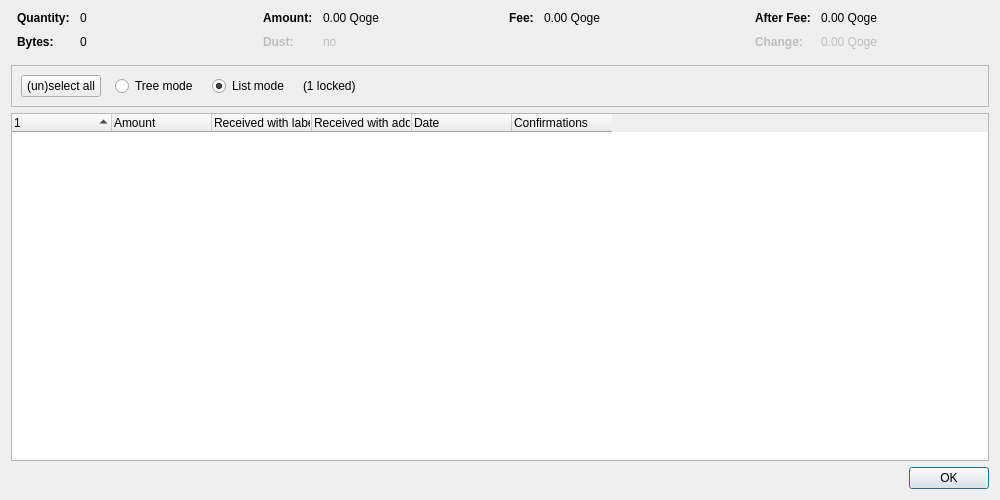
<?xml version="1.0" encoding="UTF-8"?>
<ui version="4.0">
 <class>CoinControlDialog</class>
 <widget class="QDialog" name="CoinControlDialog">
  <property name="geometry">
   <rect>
    <x>0</x>
    <y>0</y>
    <width>1000</width>
    <height>500</height>
   </rect>
  </property>
  <property name="windowTitle">
   <string>Coin Selection</string>
  </property>
  <layout class="QVBoxLayout" name="verticalLayout">
   <item>
    <layout class="QHBoxLayout" name="horizontalLayoutTop" stretch="0,0,0,0">
     <property name="topMargin">
      <number>0</number>
     </property>
     <property name="bottomMargin">
      <number>10</number>
     </property>
     <item>
      <layout class="QFormLayout" name="formLayoutCoinControl1">
       <property name="horizontalSpacing">
        <number>10</number>
       </property>
       <property name="verticalSpacing">
        <number>10</number>
       </property>
       <property name="leftMargin">
        <number>6</number>
       </property>
       <property name="rightMargin">
        <number>6</number>
       </property>
       <item row="0" column="0">
        <widget class="QLabel" name="labelCoinControlQuantityText">
         <property name="font">
          <font>
           <weight>75</weight>
           <bold>true</bold>
          </font>
         </property>
         <property name="text">
          <string>Quantity:</string>
         </property>
        </widget>
       </item>
       <item row="0" column="1">
        <widget class="QLabel" name="labelCoinControlQuantity">
         <property name="cursor">
          <cursorShape>IBeamCursor</cursorShape>
         </property>
         <property name="contextMenuPolicy">
          <enum>Qt::ActionsContextMenu</enum>
         </property>
         <property name="text">
          <string notr="true">0</string>
         </property>
         <property name="textInteractionFlags">
          <set>Qt::LinksAccessibleByMouse|Qt::TextSelectableByKeyboard|Qt::TextSelectableByMouse</set>
         </property>
        </widget>
       </item>
       <item row="1" column="0">
        <widget class="QLabel" name="labelCoinControlBytesText">
         <property name="font">
          <font>
           <weight>75</weight>
           <bold>true</bold>
          </font>
         </property>
         <property name="text">
          <string>Bytes:</string>
         </property>
        </widget>
       </item>
       <item row="1" column="1">
        <widget class="QLabel" name="labelCoinControlBytes">
         <property name="cursor">
          <cursorShape>IBeamCursor</cursorShape>
         </property>
         <property name="contextMenuPolicy">
          <enum>Qt::ActionsContextMenu</enum>
         </property>
         <property name="text">
          <string notr="true">0</string>
         </property>
         <property name="textInteractionFlags">
          <set>Qt::LinksAccessibleByMouse|Qt::TextSelectableByKeyboard|Qt::TextSelectableByMouse</set>
         </property>
        </widget>
       </item>
      </layout>
     </item>
     <item>
      <layout class="QFormLayout" name="formLayoutCoinControl2">
       <property name="horizontalSpacing">
        <number>10</number>
       </property>
       <property name="verticalSpacing">
        <number>10</number>
       </property>
       <property name="leftMargin">
        <number>6</number>
       </property>
       <property name="rightMargin">
        <number>6</number>
       </property>
       <item row="0" column="0">
        <widget class="QLabel" name="labelCoinControlAmountText">
         <property name="font">
          <font>
           <weight>75</weight>
           <bold>true</bold>
          </font>
         </property>
         <property name="text">
          <string>Amount:</string>
         </property>
        </widget>
       </item>
       <item row="0" column="1">
        <widget class="QLabel" name="labelCoinControlAmount">
         <property name="cursor">
          <cursorShape>IBeamCursor</cursorShape>
         </property>
         <property name="contextMenuPolicy">
          <enum>Qt::ActionsContextMenu</enum>
         </property>
         <property name="text">
          <string notr="true">0.00 Qoge</string>
         </property>
         <property name="textInteractionFlags">
          <set>Qt::LinksAccessibleByMouse|Qt::TextSelectableByKeyboard|Qt::TextSelectableByMouse</set>
         </property>
        </widget>
       </item>
       <item row="1" column="0">
        <widget class="QLabel" name="labelCoinControlLowOutputText">
         <property name="enabled">
          <bool>false</bool>
         </property>
         <property name="font">
          <font>
           <weight>75</weight>
           <bold>true</bold>
          </font>
         </property>
         <property name="text">
          <string>Dust:</string>
         </property>
        </widget>
       </item>
       <item row="1" column="1">
        <widget class="QLabel" name="labelCoinControlLowOutput">
         <property name="enabled">
          <bool>false</bool>
         </property>
         <property name="cursor">
          <cursorShape>IBeamCursor</cursorShape>
         </property>
         <property name="contextMenuPolicy">
          <enum>Qt::ActionsContextMenu</enum>
         </property>
         <property name="text">
          <string notr="true">no</string>
         </property>
         <property name="textInteractionFlags">
          <set>Qt::LinksAccessibleByMouse|Qt::TextSelectableByKeyboard|Qt::TextSelectableByMouse</set>
         </property>
        </widget>
       </item>
      </layout>
     </item>
     <item>
      <layout class="QFormLayout" name="formLayoutCoinControl3">
       <property name="horizontalSpacing">
        <number>10</number>
       </property>
       <property name="verticalSpacing">
        <number>10</number>
       </property>
       <property name="leftMargin">
        <number>6</number>
       </property>
       <property name="rightMargin">
        <number>6</number>
       </property>
       <item row="0" column="0">
        <widget class="QLabel" name="labelCoinControlFeeText">
         <property name="font">
          <font>
           <weight>75</weight>
           <bold>true</bold>
          </font>
         </property>
         <property name="text">
          <string>Fee:</string>
         </property>
        </widget>
       </item>
       <item row="0" column="1">
        <widget class="QLabel" name="labelCoinControlFee">
         <property name="cursor">
          <cursorShape>IBeamCursor</cursorShape>
         </property>
         <property name="contextMenuPolicy">
          <enum>Qt::ActionsContextMenu</enum>
         </property>
         <property name="text">
          <string notr="true">0.00 Qoge</string>
         </property>
         <property name="textInteractionFlags">
          <set>Qt::LinksAccessibleByMouse|Qt::TextSelectableByKeyboard|Qt::TextSelectableByMouse</set>
         </property>
        </widget>
       </item>
      </layout>
     </item>
     <item>
      <layout class="QFormLayout" name="formLayoutCoinControl4">
       <property name="horizontalSpacing">
        <number>10</number>
       </property>
       <property name="verticalSpacing">
        <number>10</number>
       </property>
       <property name="leftMargin">
        <number>6</number>
       </property>
       <property name="rightMargin">
        <number>6</number>
       </property>
       <item row="0" column="0">
        <widget class="QLabel" name="labelCoinControlAfterFeeText">
         <property name="font">
          <font>
           <weight>75</weight>
           <bold>true</bold>
          </font>
         </property>
         <property name="text">
          <string>After Fee:</string>
         </property>
        </widget>
       </item>
       <item row="0" column="1">
        <widget class="QLabel" name="labelCoinControlAfterFee">
         <property name="cursor">
          <cursorShape>IBeamCursor</cursorShape>
         </property>
         <property name="contextMenuPolicy">
          <enum>Qt::ActionsContextMenu</enum>
         </property>
         <property name="text">
          <string notr="true">0.00 Qoge</string>
         </property>
         <property name="textInteractionFlags">
          <set>Qt::LinksAccessibleByMouse|Qt::TextSelectableByKeyboard|Qt::TextSelectableByMouse</set>
         </property>
        </widget>
       </item>
       <item row="1" column="0">
        <widget class="QLabel" name="labelCoinControlChangeText">
         <property name="enabled">
          <bool>false</bool>
         </property>
         <property name="font">
          <font>
           <weight>75</weight>
           <bold>true</bold>
          </font>
         </property>
         <property name="text">
          <string>Change:</string>
         </property>
        </widget>
       </item>
       <item row="1" column="1">
        <widget class="QLabel" name="labelCoinControlChange">
         <property name="enabled">
          <bool>false</bool>
         </property>
         <property name="cursor">
          <cursorShape>IBeamCursor</cursorShape>
         </property>
         <property name="contextMenuPolicy">
          <enum>Qt::ActionsContextMenu</enum>
         </property>
         <property name="text">
          <string notr="true">0.00 Qoge</string>
         </property>
         <property name="textInteractionFlags">
          <set>Qt::LinksAccessibleByMouse|Qt::TextSelectableByKeyboard|Qt::TextSelectableByMouse</set>
         </property>
        </widget>
       </item>
      </layout>
     </item>
    </layout>
   </item>
   <item>
    <widget class="QFrame" name="frame">
     <property name="minimumSize">
      <size>
       <width>0</width>
       <height>40</height>
      </size>
     </property>
     <property name="frameShape">
      <enum>QFrame::StyledPanel</enum>
     </property>
     <property name="frameShadow">
      <enum>QFrame::Sunken</enum>
     </property>
     <layout class="QHBoxLayout" name="horizontalLayout">
      <item>
       <layout class="QHBoxLayout" name="horizontalLayoutPanel" stretch="0,0,0,0,0">
        <property name="spacing">
         <number>14</number>
        </property>
        <item>
         <widget class="QPushButton" name="pushButtonSelectAll">
          <property name="sizePolicy">
           <sizepolicy hsizetype="Maximum" vsizetype="Fixed">
            <horstretch>0</horstretch>
            <verstretch>0</verstretch>
           </sizepolicy>
          </property>
          <property name="text">
           <string>(un)select all</string>
          </property>
          <property name="autoDefault">
           <bool>false</bool>
          </property>
         </widget>
        </item>
        <item>
         <widget class="QRadioButton" name="radioTreeMode">
          <property name="sizePolicy">
           <sizepolicy hsizetype="Maximum" vsizetype="Fixed">
            <horstretch>0</horstretch>
            <verstretch>0</verstretch>
           </sizepolicy>
          </property>
          <property name="text">
           <string>Tree mode</string>
          </property>
         </widget>
        </item>
        <item>
         <widget class="QRadioButton" name="radioListMode">
          <property name="sizePolicy">
           <sizepolicy hsizetype="Maximum" vsizetype="Fixed">
            <horstretch>0</horstretch>
            <verstretch>0</verstretch>
           </sizepolicy>
          </property>
          <property name="text">
           <string>List mode</string>
          </property>
          <property name="checked">
           <bool>true</bool>
          </property>
         </widget>
        </item>
        <item>
         <widget class="QLabel" name="labelLocked">
          <property name="text">
           <string notr="true">(1 locked)</string>
          </property>
         </widget>
        </item>
        <item>
         <spacer name="horizontalSpacer">
          <property name="orientation">
           <enum>Qt::Horizontal</enum>
          </property>
          <property name="sizeHint" stdset="0">
           <size>
            <width>40</width>
            <height>20</height>
           </size>
          </property>
         </spacer>
        </item>
       </layout>
      </item>
     </layout>
    </widget>
   </item>
   <item>
    <widget class="CoinControlTreeWidget" name="treeWidget">
     <property name="contextMenuPolicy">
      <enum>Qt::CustomContextMenu</enum>
     </property>
     <property name="sortingEnabled">
      <bool>false</bool>
     </property>
     <property name="columnCount">
      <number>6</number>
     </property>
     <attribute name="headerShowSortIndicator" stdset="0">
      <bool>true</bool>
     </attribute>
     <attribute name="headerStretchLastSection">
      <bool>false</bool>
     </attribute>
     <column>
      <property name="text">
       <string/>
      </property>
     </column>
     <column>
      <property name="text">
       <string>Amount</string>
      </property>
     </column>
     <column>
      <property name="text">
       <string>Received with label</string>
      </property>
     </column>
     <column>
      <property name="text">
       <string>Received with address</string>
      </property>
     </column>
     <column>
      <property name="text">
       <string>Date</string>
      </property>
     </column>
     <column>
      <property name="text">
       <string>Confirmations</string>
      </property>
      <property name="toolTip">
       <string>Confirmed</string>
      </property>
     </column>
     <column>
      <property name="text">
       <string/>
      </property>
     </column>
     <column>
      <property name="text">
       <string/>
      </property>
     </column>
     <column>
      <property name="text">
       <string/>
      </property>
     </column>
     <column>
      <property name="text">
       <string/>
      </property>
     </column>
    </widget>
   </item>
   <item>
    <widget class="QDialogButtonBox" name="buttonBox">
     <property name="orientation">
      <enum>Qt::Horizontal</enum>
     </property>
     <property name="standardButtons">
      <set>QDialogButtonBox::Ok</set>
     </property>
    </widget>
   </item>
  </layout>
 </widget>
 <customwidgets>
  <customwidget>
   <class>CoinControlTreeWidget</class>
   <extends>QTreeWidget</extends>
   <header>qt/coincontroltreewidget.h</header>
  </customwidget>
 </customwidgets>
 <resources/>
 <connections/>
</ui>
